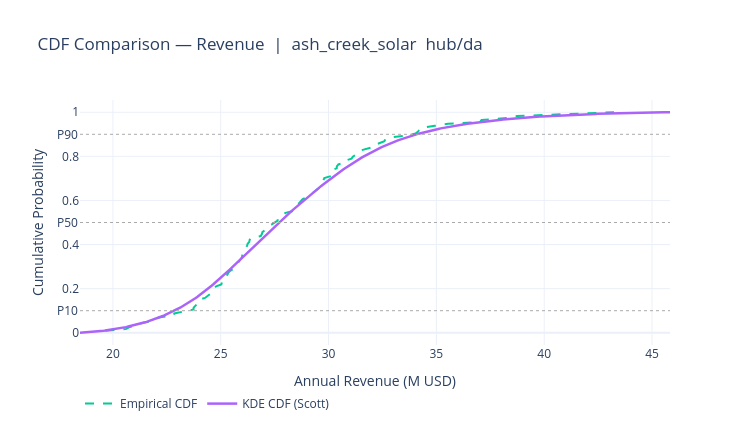

This figure's notebook cell:
### Code cell
# ═══════════════════════════════════════════════════════════════════
# Cell 8: Percentile comparison table — KDE vs empirical CDF
# ═══════════════════════════════════════════════════════════════════

# Percentiles to compare
percentiles = [5, 10, 25, 50, 75, 90, 95]

# Empirical: direct numpy percentile on observed data
empirical_vals = {p: np.percentile(rev_all, p) for p in percentiles}

# KDE: invert KDE CDF (find x where CDF = p/100)
y_cdf_full = cumulative_trapezoid(y_rev, x_rev, initial=0)
y_cdf_full = y_cdf_full / y_cdf_full[-1]
kde_vals   = {p: float(np.interp(p / 100.0, y_cdf_full, x_rev)) for p in percentiles}

comparison_rows = []
for p in percentiles:
    emp_v = empirical_vals[p]
    kde_v = kde_vals[p]
    diff  = kde_v - emp_v
    comparison_rows.append({
        "Percentile": f"P{p}",
        "Empirical (M$)": f"{emp_v:.3f}",
        "KDE / Scott (M$)": f"{kde_v:.3f}",
        "Diff (M$)": f"{diff:+.3f}",
        "Diff (%)": f"{100*diff/emp_v:+.2f}%" if emp_v != 0 else "—",
    })

cmp_df = pd.DataFrame(comparison_rows).set_index("Percentile")

print(f"\n{'═'*65}")
print(f"  Percentile comparison: KDE (Scott) vs Empirical CDF")
print(f"  Site: {SITE}  |  {KIND}/{MARKET}  |  N={len(rev_all)} eligible paths")
print(f"{'═'*65}")
display(cmp_df)

print(f"\nKS test (KDE samples vs data):  D={ks_stat:.4f}  p={ks_pval:.4f}")
print("Note: KDE smooths the tails slightly — P5 and P95 may differ from empirical.")
print("For risk/financial use, empirical quantiles are the most conservative choice.")

# Also plot CDF comparison with percentile markers
fig_cmp = go.Figure()
fig_cmp.add_trace(go.Scatter(
    x=rev_sorted, y=empirical_cdf, name="Empirical CDF",
    mode="lines", line=dict(color="#00cc96", width=2, dash="dash")
))
fig_cmp.add_trace(go.Scatter(
    x=x_rev, y=y_cdf_kde, name="KDE CDF (Scott)",
    mode="lines", line=dict(color="#ab63fa", width=2.5)
))
for p in [10, 50, 90]:
    fig_cmp.add_hline(y=p/100, line_dash="dot", line_color="#aaa", line_width=1,
                      annotation_text=f"P{p}", annotation_position="left")
fig_cmp.update_layout(
    title=f"CDF Comparison — Revenue  |  {SITE}  {KIND}/{MARKET}",
    xaxis_title="Annual Revenue (M USD)", yaxis_title="Cumulative Probability",
    template="plotly_white", width=750, height=430,
    legend=dict(orientation="h", y=-0.18),
)
fig_cmp.show()

### Figure 1 — Plotly figure (JSON) as saved in the notebook; plotly's stock layout.template omitted (floating-point values rounded to 4 significant figures; data arrays with more than 128 entries replaced by an {"elided": "..."} marker saying what was removed)
{"data": [{"line": {"color": "#00cc96", "dash": "dash", "width": 2}, "mode": "lines", "name": "Empirical CDF", "type": "scatter", "x": [19.65, 20.63, 20.78, 21.22, 21.31, 21.79, 21.87, 22.2, 22.81, 22.85, 23.29, 23.74, 23.74, 23.85, 23.91, 23.92, 23.99, 24.27, 24.39, 24.5, 24.52, 24.57, 24.7, 24.79, 25.03, 25.07, 25.08, 25.09, 25.19, 25.31, 25.35, 25.44, 25.58, 25.65, 25.73, 25.81, 25.87, 25.93, 25.98, 26.0, 26.06, 26.06, 26.1, 26.16, 26.22, 26.25, 26.32, 26.34, 26.41, 26.86, 26.91, 26.93, 27.04, 27.13, 27.19, 27.37, 27.49, 27.64, 27.64, 27.77, 27.92, 28.01, 28.36, 28.42, 28.44, 28.51, 28.64, 28.7, 28.79, 28.95, 29.05, 29.23, 29.37, 29.46, 29.59, 29.6, 29.7, 29.73, 29.77, 29.8, 30.11, 30.12, 30.12, 30.14, 30.38, 30.38, 30.46, 30.75, 30.77, 31.06, 31.13, 31.26, 31.36, 31.4, 31.8, 32.08, 32.12, 32.41, 32.59, 32.63, 32.85, 33.68, 34.03, 34.15, 34.22, 34.3, 34.93, 35.54, 37.01, 37.1, 38.3, 38.73, 40.93, 43.24], "y": [0.008772, 0.01754, 0.02632, 0.03509, 0.04386, 0.05263, 0.0614, 0.07018, 0.07895, 0.08772, 0.09649, 0.1053, 0.114, 0.1228, 0.1316, 0.1404, 0.1491, 0.1579, 0.1667, 0.1754, 0.1842, 0.193, 0.2018, 0.2105, 0.2193, 0.2281, 0.2368, 0.2456, 0.2544, 0.2632, 0.2719, 0.2807, 0.2895, 0.2982, 0.307, 0.3158, 0.3246, 0.3333, 0.3421, 0.3509, 0.3596, 0.3684, 0.3772, 0.386, 0.3947, 0.4035, 0.4123, 0.4211, 0.4298, 0.4386, 0.4474, 0.4561, 0.4649, 0.4737, 0.4825, 0.4912, 0.5, 0.5088, 0.5175, 0.5263, 0.5351, 0.5439, 0.5526, 0.5614, 0.5702, 0.5789, 0.5877, 0.5965, 0.6053, 0.614, 0.6228, 0.6316, 0.6404, 0.6491, 0.6579, 0.6667, 0.6754, 0.6842, 0.693, 0.7018, 0.7105, 0.7193, 0.7281, 0.7368, 0.7456, 0.7544, 0.7632, 0.7719, 0.7807, 0.7895, 0.7982, 0.807, 0.8158, 0.8246, 0.8333, 0.8421, 0.8509, 0.8596, 0.8684, 0.8772, 0.886, 0.8947, 0.9035, 0.9123, 0.9211, 0.9298, 0.9386, 0.9474, 0.9561, 0.9649, 0.9737, 0.9825, 0.9912, 1.0]}, {"line": {"color": "#ab63fa", "width": 2.5}, "mode": "lines", "name": "KDE CDF (Scott)", "type": "scatter", "x": {"elided": "400 float values"}, "y": {"elided": "400 float values"}}], "layout": {"annotations": [{"showarrow": false, "text": "P10", "x": 0, "xanchor": "right", "xref": "x domain", "y": 0.1, "yanchor": "middle", "yref": "y"}, {"showarrow": false, "text": "P50", "x": 0, "xanchor": "right", "xref": "x domain", "y": 0.5, "yanchor": "middle", "yref": "y"}, {"showarrow": false, "text": "P90", "x": 0, "xanchor": "right", "xref": "x domain", "y": 0.9, "yanchor": "middle", "yref": "y"}], "height": 430, "legend": {"orientation": "h", "y": -0.18}, "shapes": [{"line": {"color": "#aaa", "dash": "dot", "width": 1}, "type": "line", "x0": 0, "x1": 1, "xref": "x domain", "y0": 0.1, "y1": 0.1, "yref": "y"}, {"line": {"color": "#aaa", "dash": "dot", "width": 1}, "type": "line", "x0": 0, "x1": 1, "xref": "x domain", "y0": 0.5, "y1": 0.5, "yref": "y"}, {"line": {"color": "#aaa", "dash": "dot", "width": 1}, "type": "line", "x0": 0, "x1": 1, "xref": "x domain", "y0": 0.9, "y1": 0.9, "yref": "y"}], "title": {"text": "CDF Comparison — Revenue  |  ash_creek_solar  hub/da"}, "width": 750, "xaxis": {"title": {"text": "Annual Revenue (M USD)"}}, "yaxis": {"title": {"text": "Cumulative Probability"}}}}
